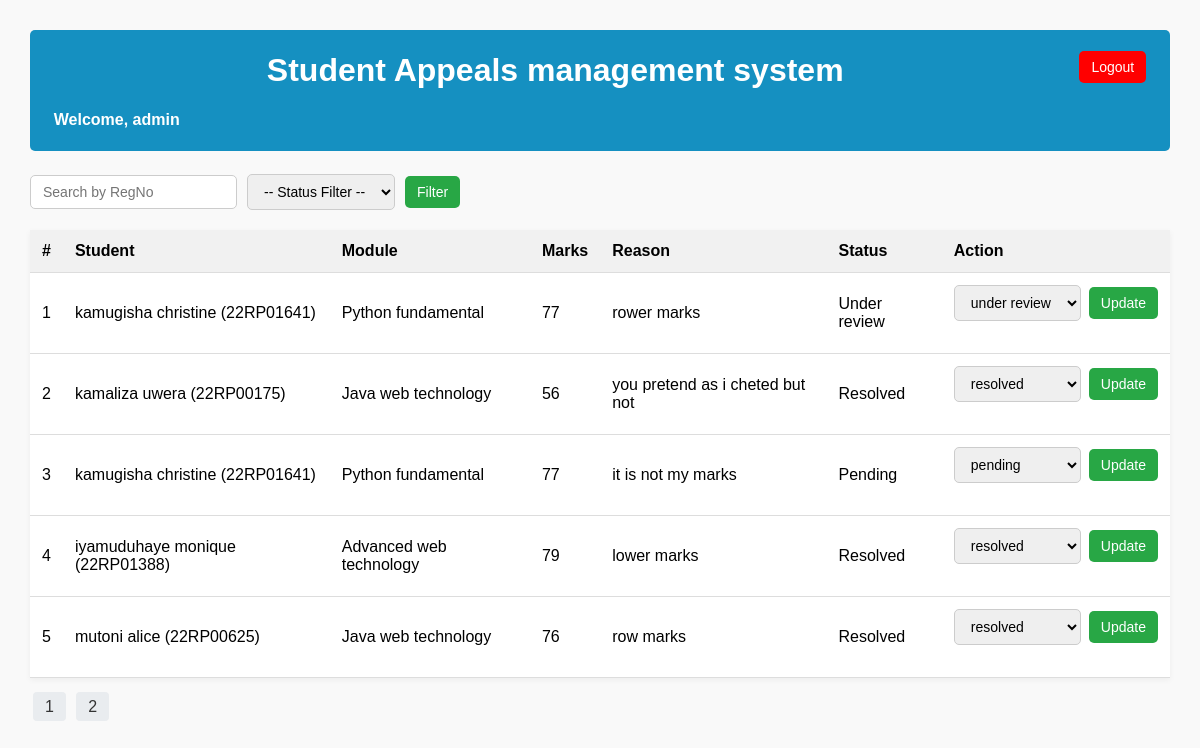
Page /admin.php (signed in) on the committed database.
### tables this page shows
CREATE TABLE `appeals` (
  `id` int(11) NOT NULL,
  `student_regno` varchar(255) DEFAULT NULL,
  `module_id` int(11) DEFAULT NULL,
  `reason` text DEFAULT NULL,
  `status` enum('pending','under review','resolved') DEFAULT NULL,
  `created_at` timestamp NOT NULL DEFAULT current_timestamp()
);

CREATE TABLE `students` (
  `id` int(11) NOT NULL,
  `regno` varchar(11) NOT NULL,
  `name` varchar(100) DEFAULT NULL,
  `phone_number` varchar(20) DEFAULT NULL
);

CREATE TABLE `modules` (
  `id` int(11) NOT NULL,
  `module_name` varchar(100) DEFAULT NULL
);

CREATE TABLE `marks` (
  `id` int(11) NOT NULL,
  `student_regno` varchar(255) DEFAULT NULL,
  `module_id` int(11) DEFAULT NULL,
  `mark` int(11) DEFAULT NULL
);

### admin.php (the view, shortened to what this page needs)
<?php
require 'db.php';
$perPage = 5;
$page = isset($_GET['page']) ? (int)$_GET['page'] : 1;
$startAt = ($page - 1) * $perPage;
$statusFilter = $_GET['status'] ?? '';
$searchRegno = $_GET['search'] ?? '';
$params = [];
$where = "";
$sql = "SELECT a.id, s.name AS student_name, s.regno, m.module_name, a.reason, a.status, mk.mark
        FROM appeals a
        JOIN students s ON a.student_regno = s.regno
        JOIN modules m ON a.module_id = m.id
        LEFT JOIN marks mk ON mk.student_regno = s.regno AND mk.module_id = m.id
        WHERE 1 $where
        LIMIT $startAt, $perPage";
$stmt = $pdo->prepare($sql);
$stmt->execute($params);
$appeals = $stmt->fetchAll();
$countStmt = $pdo->prepare("SELECT COUNT(*)
                            FROM appeals a
                            JOIN students s ON a.student_regno = s.regno
                            WHERE 1 $where");
$countStmt->execute($params);
$totalAppeals = $countStmt->fetchColumn();
$totalPages = ceil($totalAppeals / $perPage);
?>
<!DOCTYPE html>
<html>
<head>
</head>
<body>
<div style="background: #1590c1; padding: 1px;color: white;border-radius: 5px 5px 5px 5px;">
<h2><a href="logout.php" style="float: right;margin-right:2% ;"><button style="float: right;background:red;color: white;">Logout</button></a></h2>
<h1 style="text-align: center;">Student Appeals management system</h1>
<h4 style="margin-left: 2%;">Welcome, <?= $_SESSION['admin'] ?> </h4>
</div>
<form method="get" class="filter-bar" style="margin-top: 2%;">
    <input type="text" name="search" placeholder="Search by RegNo" value="<?= htmlspecialchars($searchRegno) ?>">
    <select name="status">
        <option value="">-- Status Filter --</option>
    </select>
    <button type="submit">Filter</button>
</form>
<table>
    <tr>
        <th>#</th>
        <th>Student</th>
        <th>Module</th>
        <th>Marks</th>
        <th>Reason</th>
        <th>Status</th>
        <th>Action</th>
    </tr>
    <?php foreach ($appeals as $i => $a): ?>
    <tr>
        <td><?= $i+1 + $startAt ?></td>
        <td><?= htmlspecialchars($a['student_name']) ?> (<?= $a['regno'] ?>)</td>
        <td><?= htmlspecialchars($a['module_name']) ?></td>
        <td><?= is_numeric($a['mark']) ? $a['mark'] : 'N/A' ?></td>
        <td><?= htmlspecialchars($a['reason']) ?></td>
        <td><?= ucfirst($a['status']) ?></td>
        <td>
            <form method="post" action="update_status.php">
                <select name="status">
                    <option <?= $a['status'] == 'pending' ? 'selected' : '' ?>>pending</option>
                    <option <?= $a['status'] == 'under review' ? 'selected' : '' ?>>under review</option>
                    <option <?= $a['status'] == 'resolved' ? 'selected' : '' ?>>resolved</option>
                </select>
                <button type="submit">Update</button>
            </form>
        </td>
    </tr>
    <?php endforeach; ?>
</table>
<div class="pagination">
    <?php for ($i = 1; $i <= $totalPages; $i++): ?>
        <a href="?page=<?= $i ?>&status=<?= urlencode($statusFilter) ?>&search=<?= urlencode($searchRegno) ?>"><?= $i ?></a>
    <?php endfor; ?>
</div>
</body>
</html>

### admin.php (style rules this page uses)
body { font-family: Arial, sans-serif; margin: 30px; background-color: #f9f9f9; }
h2, h3 { color: white; }
a { text-decoration: none; color: #0066cc; }
form { margin-bottom: 20px; }
.filter-bar { display: flex; flex-wrap: wrap; gap: 10px; align-items: center; }
input[type="text"], select, button { padding: 8px 12px; border: 1px solid #ccc; border-radius: 5px; font-size: 14px; }
button { background-color: #28a745; color: white; border: none; cursor: pointer; transition: 0.2s; }
table { width: 100%; border-collapse: collapse; background-color: white; box-shadow: 0 2px 6px rgba(0,0,0,0.05); }
th, td { padding: 12px; text-align: left; border-bottom: 1px solid #ddd; }
th { background-color: #f1f1f1; }
td form { display: flex; align-items: center; gap: 8px; }
.pagination { margin-top: 20px; }
.pagination a { padding: 6px 12px; margin: 0 3px; background-color: #e9ecef; color: #333; border-radius: 4px; }

### rows in the picture
appeals: startAt "1", students.name "kamugisha christine", students.regno "22RP01641", module.module_name "Python fundamental", marks.mark "77", reason "rower marks", status "Under review", status "under review"
appeals: startAt "2", students.name "kamaliza uwera", students.regno "22RP00175", module.module_name "Java web technology", marks.mark "56", reason "you pretend as i cheted but not", status "Resolved", status "resolved"
appeals: startAt "3", students.name "kamugisha christine", students.regno "22RP01641", module.module_name "Python fundamental", marks.mark "77", reason "it is not my marks", status "Pending", status "pending"
appeals: startAt "4", student_regno.name "iyamuduhaye monique", student_regno.regno "22RP01388", module.module_name "Advanced web technology", marks.mark "79", reason "lower marks", status "Resolved", status "resolved"
appeals: startAt "5", student_regno.name "mutoni alice", student_regno.regno "22RP00625", module.module_name "Java web technology", marks.mark "76", reason "row marks", status "Resolved", status "resolved"

### other values in the picture
$_SESSION['admin'] "admin"
